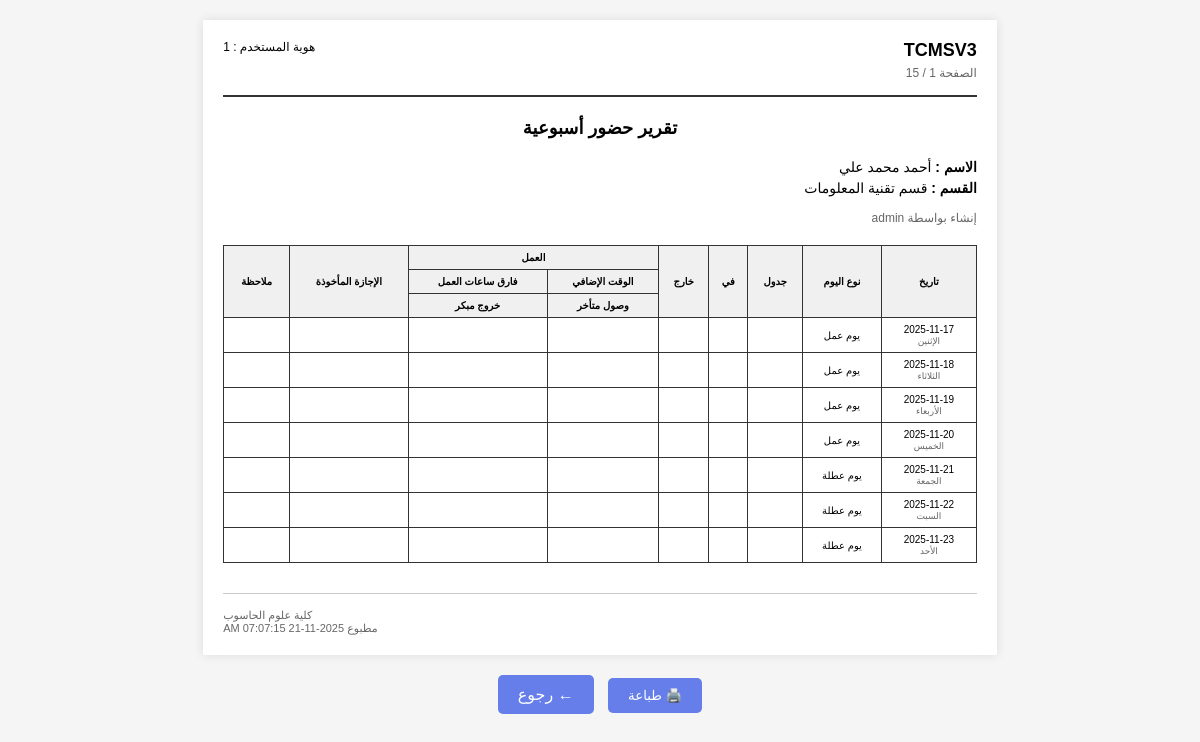
The app's page /admin/attendance/report.php?employee_id=1 (signed in) with its own data.
### tables this page shows
CREATE TABLE IF NOT EXISTS employees (
    id INT AUTO_INCREMENT PRIMARY KEY,
    employee_code VARCHAR(20) NOT NULL UNIQUE,
    first_name VARCHAR(50) NOT NULL,
    last_name VARCHAR(50) NOT NULL,
    email VARCHAR(100) NOT NULL UNIQUE,
    phone VARCHAR(20),
    address TEXT,
    department_id INT,
    position VARCHAR(100) NOT NULL,
    salary DECIMAL(10, 2) NOT NULL,
    hire_date DATE NOT NULL,
    photo VARCHAR(255) DEFAULT NULL,
    status ENUM('active', 'inactive') DEFAULT 'active',
    created_at TIMESTAMP DEFAULT CURRENT_TIMESTAMP,
    updated_at TIMESTAMP DEFAULT CURRENT_TIMESTAMP ON UPDATE CURRENT_TIMESTAMP,
    FOREIGN KEY (department_id) REFERENCES departments(id) ON DELETE SET NULL,
    INDEX idx_employee_code (employee_code),
    INDEX idx_department (department_id),
    INDEX idx_status (status)
);

CREATE TABLE IF NOT EXISTS departments (
    id INT AUTO_INCREMENT PRIMARY KEY,
    name VARCHAR(100) NOT NULL UNIQUE,
    description TEXT,
    created_at TIMESTAMP DEFAULT CURRENT_TIMESTAMP,
    updated_at TIMESTAMP DEFAULT CURRENT_TIMESTAMP ON UPDATE CURRENT_TIMESTAMP
);

### includes/functions.php (called while the page is built, shortened)
<?php
function getDayType($date) {
    $day_of_week = date('w', strtotime($date));
    if (in_array($day_of_week, [5, 6, 0])) {
        return 'holiday';
    }
    return 'work_day';
}
function getDayNameArabic($date) {
    $days = [
        'Sunday' => 'الأحد',
        'Monday' => 'الإثنين',
        'Tuesday' => 'الثلاثاء',
        'Wednesday' => 'الأربعاء',
        'Thursday' => 'الخميس',
        'Friday' => 'الجمعة',
        'Saturday' => 'السبت'
    ];
    $day_name = date('l', strtotime($date));
    return $days[$day_name] ?? $day_name;
}

### admin/attendance/report.php (the view, shortened to what this page needs)
<?php
require_once __DIR__ . '/../../includes/functions.php';
$db = getDB();
$employee_id = isset($_GET['employee_id']) ? (int)$_GET['employee_id'] : 0;
$week_start = isset($_GET['week_start']) ? cleanInput($_GET['week_start']) : date('Y-m-d', strtotime('monday this week'));
$stmt = $db->prepare("SELECT e.*, d.name as department_name
                      FROM employees e
                      LEFT JOIN departments d ON e.department_id = d.id
                      WHERE e.id = ?");
$stmt->execute([$employee_id]);
$employee = $stmt->fetch(PDO::FETCH_ASSOC);
$week_dates = [];
for ($i = 0; $i < 7; $i++) {
    $date = date('Y-m-d', strtotime($week_start . " +$i days"));
    $week_dates[$date] = [
        'date' => $date,
        'day_name' => getDayNameArabic($date),
        'day_type' => getDayType($date),
        'attendance' => null
    ];
}
$total_pages = 15;
$current_page = isset($_GET['page']) ? max(1, min((int)$_GET['page'], $total_pages)) : 1;
?>
<!DOCTYPE html>
<html lang="ar" dir="rtl">
<head>
</head>
<body>
    <div class="report-container">
        <div class="report-header">
            <div class="header-left">
                <div class="logo">TCMSV3</div>
                <div class="page-info">الصفحة <?php echo $current_page; ?> / <?php echo $total_pages; ?></div>
            </div>
            <div class="header-right">
                <div class="user-info">هوية المستخدم : <?php echo $employee_id; ?></div>
            </div>
        </div>
        <div class="report-title">تقرير حضور أسبوعية</div>
        <div class="employee-info">
            <p><strong>الاسم :</strong> <?php echo htmlspecialchars($employee['first_name'] . ' ' . $employee['last_name']); ?></p>
            <p><strong>القسم :</strong> <?php echo htmlspecialchars($employee['department_name'] ?? '-'); ?></p>
        </div>
        <div class="created-by">إنشاء بواسطة <?php echo htmlspecialchars($_SESSION['username']); ?></div>
        <table class="attendance-table">
            <thead>
                <tr>
                    <th rowspan="3">تاريخ</th>
                    <th rowspan="3">نوع اليوم</th>
                    <th rowspan="3">جدول</th>
                    <th rowspan="3">في</th>
                    <th rowspan="3">خارج</th>
                    <th colspan="2">العمل</th>
                    <th rowspan="3">الإجازة المأخوذة</th>
                    <th rowspan="3">ملاحظة</th>
                </tr>
                <tr>
                    <th>الوقت الإضافي</th>
                    <th>فارق ساعات العمل</th>
                </tr>
                <tr>
                    <th>وصول متأخر</th>
                    <th>خروج مبكر</th>
                </tr>
            </thead>
            <tbody>
                <?php foreach ($week_dates as $date_data):
                    $att = $date_data['attendance'];
                    $date = $date_data['date'];
                    $day_name = $date_data['day_name'];
                    $day_type = $date_data['day_type'];
                ?>
                    <tr>
                        <td class="date-cell">
                            <?php echo date('Y-m-d', strtotime($date)); ?><br>
                            <span class="day-name"><?php echo $day_name; ?></span>
                        </td>
                        <td><?php echo $day_type == 'work_day' ? 'يوم عمل' : 'يوم عطلة'; ?></td>
                        <td><?php echo $att && $att['schedule_id'] ? $att['schedule_id'] : ''; ?></td>
                        <td>
                        </td>
                        <td>
                        </td>
                        <td>
                        </td>
                        <td>
                        </td>
                        <td><?php echo $att && $att['leave_taken'] ? htmlspecialchars($att['leave_taken']) : ''; ?></td>
                        <td><?php echo $att && $att['notes'] ? htmlspecialchars($att['notes']) : ''; ?></td>
                    </tr>
                <?php endforeach; ?>
            </tbody>
        </table>
        <div class="report-footer">
            <div>كلية علوم الحاسوب</div>
            <div>مطبوع <?php echo date('Y-m-d h:i:s A'); ?></div>
        </div>
    </div>
    <div class="print-actions">
        <button onclick="window.print()" class="btn">🖨️ طباعة</button>
        <a href="<?php echo SITE_URL; ?>/admin/attendance/index.php" class="btn">← رجوع</a>
    </div>
</body>
</html>

### admin/attendance/report.php (style rules this page uses)
* { margin: 0; padding: 0; box-sizing: border-box; }
body { font-family: 'Arial', 'Tahoma', sans-serif; direction: rtl; background: #f5f5f5; padding: 20px; }
.report-container { max-width: 210mm; margin: 0 auto; background: white; padding: 20px; box-shadow: 0 0 10px rgba(0,0,0,0.1); }
.report-header { display: flex; justify-content: space-between; align-items: flex-start; margin-bottom: 20px; padding-bottom: 15px; border-bottom: 2px solid #333; }
.header-left { text-align: right; }
.header-right { text-align: left; }
.logo { font-size: 18px; font-weight: bold; margin-bottom: 5px; }
.page-info { font-size: 12px; color: #666; }
.user-info { font-size: 12px; margin-bottom: 5px; }
.report-title { text-align: center; font-size: 18px; font-weight: bold; margin: 20px 0; }
.employee-info { margin: 15px 0; font-size: 14px; }
.employee-info p { margin: 5px 0; }
.created-by { text-align: right; font-size: 12px; color: #666; margin-bottom: 15px; }
.attendance-table { width: 100%; border-collapse: collapse; margin: 20px 0; font-size: 11px; }
.attendance-table th, .attendance-table td { border: 1px solid #333; padding: 6px; text-align: center; vertical-align: middle; }
.attendance-table th { background: #f0f0f0; font-weight: bold; font-size: 10px; }
.attendance-table td { font-size: 10px; }
.date-cell { text-align: right; padding-right: 8px; }
.day-name { font-size: 9px; color: #666; }
.report-footer { margin-top: 30px; padding-top: 15px; border-top: 1px solid #ccc; text-align: left; font-size: 11px; color: #666; }
.print-actions { text-align: center; margin: 20px 0; }
.btn { display: inline-block; padding: 10px 20px; margin: 0 5px; background: #667eea; color: white; text-decoration: none; border-radius: 5px; border: none; cursor: pointer; }

### records on screen
employees: first_name+last_name "أحمد محمد علي", department.name "قسم تقنية المعلومات"

### other values on screen
$current_page "1"
$total_pages "15"
$employee_id "1"
$_SESSION['username'] "admin"
date('Y-m-d', strtotime($date)) "2025-11-17"
$day_name "الإثنين"
date('Y-m-d', strtotime($date)) "2025-11-18"
$day_name "الثلاثاء"
date('Y-m-d', strtotime($date)) "2025-11-19"
$day_name "الأربعاء"
date('Y-m-d', strtotime($date)) "2025-11-20"
$day_name "الخميس"
date('Y-m-d', strtotime($date)) "2025-11-21"
$day_name "الجمعة"
date('Y-m-d', strtotime($date)) "2025-11-22"
